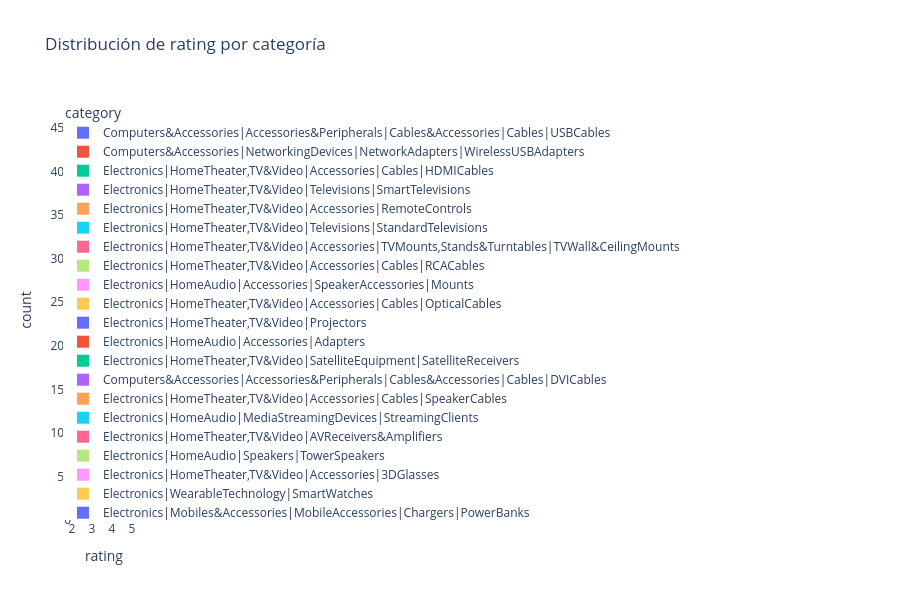

The cell this chart's notebook holds for it:
### Markdown cell above
### 🔧 Reto 2 — Histograma interactivo

Crea un histograma interactivo de `rating` con Plotly usando `px.histogram(df, x="rating", nbins=20)`. Añade `color="category"` para ver la composición.

### Code cell
# RETO 2: histograma interactivo con Plotly
fig = px.histogram(
    df,
    x="rating",
    nbins=20,
    color="category",
    title="Distribución de rating por categoría"
)
fig.update_layout(height=600)
fig.show()
